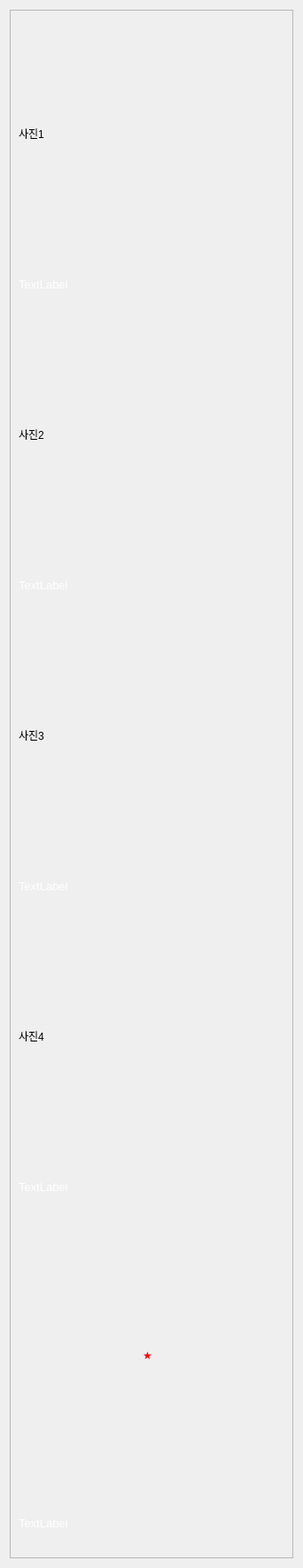
     <widget class="QWidget" name="scrollAreaWidgetContents_3">
      <property name="geometry">
       <rect>
        <x>0</x>
        <y>0</y>
        <width>342</width>
        <height>1768</height>
       </rect>
      </property>
      <layout class="QHBoxLayout" name="horizontalLayout_7">
       <item>
        <widget class="QFrame" name="frame_4">
         <property name="minimumSize">
          <size>
           <width>0</width>
           <height>1750</height>
          </size>
         </property>
         <property name="frameShape">
          <enum>QFrame::StyledPanel</enum>
         </property>
         <property name="frameShadow">
          <enum>QFrame::Raised</enum>
         </property>
         <widget class="QLabel" name="label_result_img1">
          <property name="geometry">
           <rect>
            <x>10</x>
            <y>10</y>
            <width>300</width>
            <height>260</height>
           </rect>
          </property>
          <property name="text">
           <string>사진1</string>
          </property>
         </widget>
         <widget class="QLabel" name="label_result_img2">
          <property name="geometry">
           <rect>
            <x>10</x>
            <y>350</y>
            <width>300</width>
            <height>260</height>
           </rect>
          </property>
          <property name="text">
           <string>사진2</string>
          </property>
         </widget>
         <widget class="QLabel" name="label_result_img3">
          <property name="geometry">
           <rect>
            <x>10</x>
            <y>690</y>
            <width>300</width>
            <height>260</height>
           </rect>
          </property>
          <property name="text">
           <string>사진3</string>
          </property>
         </widget>
         <widget class="QLabel" name="label_result_img4">
          <property name="geometry">
           <rect>
            <x>10</x>
            <y>1030</y>
            <width>300</width>
            <height>260</height>
           </rect>
          </property>
          <property name="text">
           <string>사진4</string>
          </property>
         </widget>
         <widget class="QLabel" name="label_resText1">
          <property name="geometry">
           <rect>
            <x>10</x>
            <y>270</y>
            <width>300</width>
            <height>80</height>
           </rect>
          </property>
          <property name="sizePolicy">
           <sizepolicy hsizetype="Fixed" vsizetype="Fixed">
            <horstretch>0</horstretch>
            <verstretch>0</verstretch>
           </sizepolicy>
          </property>
          <property name="font">
           <font>
            <pointsize>10</pointsize>
           </font>
          </property>
          <property name="styleSheet">
           <string notr="true">color: rgb(255, 255, 255);</string>
          </property>
          <property name="text">
           <string>TextLabel</string>
          </property>
         </widget>
         <widget class="QLabel" name="label_resText2">
          <property name="geometry">
           <rect>
            <x>10</x>
            <y>610</y>
            <width>300</width>
            <height>80</height>
           </rect>
          </property>
          <property name="sizePolicy">
           <sizepolicy hsizetype="Fixed" vsizetype="Fixed">
            <horstretch>0</horstretch>
            <verstretch>0</verstretch>
           </sizepolicy>
          </property>
          <property name="font">
           <font>
            <pointsize>10</pointsize>
           </font>
          </property>
          <property name="styleSheet">
           <string notr="true">color: rgb(255, 255, 255);</string>
          </property>
          <property name="text">
           <string>TextLabel</string>
          </property>
         </widget>
         <widget class="QLabel" name="label_resText3">
          <property name="geometry">
           <rect>
            <x>10</x>
            <y>950</y>
            <width>300</width>
            <height>80</height>
           </rect>
          </property>
          <property name="sizePolicy">
           <sizepolicy hsizetype="Fixed" vsizetype="Fixed">
            <horstretch>0</horstretch>
            <verstretch>0</verstretch>
           </sizepolicy>
          </property>
          <property name="font">
           <font>
            <pointsize>10</pointsize>
           </font>
          </property>
          <property name="styleSheet">
           <string notr="true">color: rgb(255, 255, 255);</string>
          </property>
          <property name="text">
           <string>TextLabel</string>
          </property>
         </widget>
         <widget class="QLabel" name="label_resText4">
          <property name="geometry">
           <rect>
            <x>10</x>
            <y>1290</y>
            <width>300</width>
            <height>80</height>
           </rect>
          </property>
          <property name="sizePolicy">
           <sizepolicy hsizetype="Fixed" vsizetype="Fixed">
            <horstretch>0</horstretch>
            <verstretch>0</verstretch>
           </sizepolicy>
          </property>
          <property name="font">
           <font>
            <pointsize>10</pointsize>
           </font>
          </property>
          <property name="styleSheet">
           <string notr="true">color: rgb(255, 255, 255);</string>
          </property>
          <property name="text">
           <string>TextLabel</string>
          </property>
         </widget>
         <widget class="QLabel" name="label_finalText">
          <property name="geometry">
           <rect>
            <x>10</x>
            <y>1670</y>
            <width>300</width>
            <height>80</height>
           </rect>
          </property>
          <property name="sizePolicy">
           <sizepolicy hsizetype="Fixed" vsizetype="Fixed">
            <horstretch>0</horstretch>
            <verstretch>0</verstretch>
           </sizepolicy>
          </property>
          <property name="font">
           <font>
            <pointsize>10</pointsize>
           </font>
          </property>
          <property name="styleSheet">
           <string notr="true">color: rgb(255, 255, 255);</string>
          </property>
          <property name="text">
           <string>TextLabel</string>
          </property>
         </widget>
         <widget class="QLabel" name="label_graph">
          <property name="geometry">
           <rect>
            <x>10</x>
            <y>1370</y>
            <width>300</width>
            <height>300</height>
           </rect>
          </property>
          <property name="text">
           <string/>
          </property>
          <property name="pixmap">
           <pixmap resource="resources.qrc">:/new/prefix1/resources/13.jpg</pixmap>
          </property>
          <property name="scaledContents">
           <bool>true</bool>
          </property>
         </widget>
         <widget class="QLabel" name="label_star">
          <property name="geometry">
           <rect>
            <x>150</x>
            <y>1510</y>
            <width>20</width>
            <height>20</height>
           </rect>
          </property>
          <property name="styleSheet">
           <string notr="true">color:rgb(255, 0, 0);
font: 700 14pt &quot;맑은 고딕&quot;;</string>
          </property>
          <property name="text">
           <string>★</string>
          </property>
         </widget>
        </widget>
       </item>
      </layout>
     </widget>
